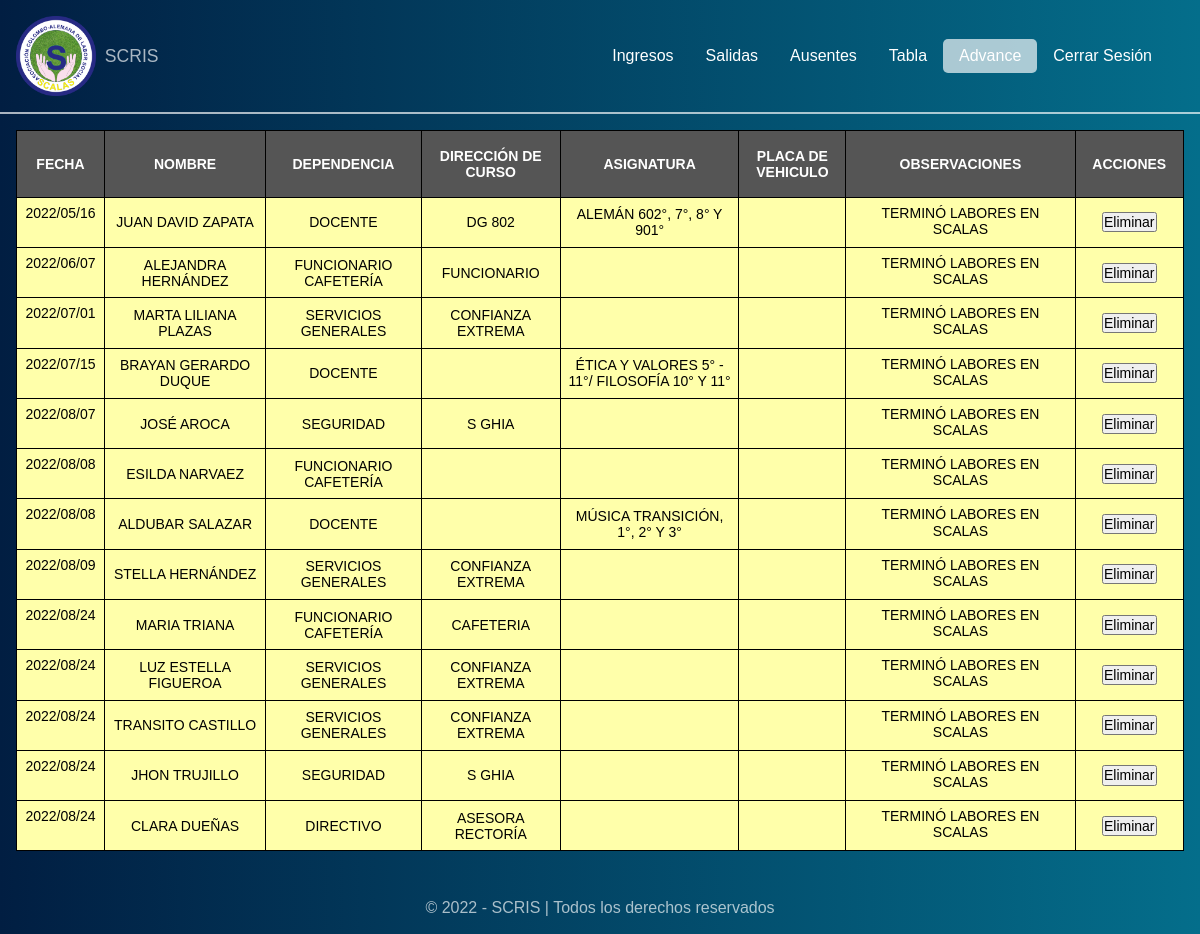
The page /termino_labores.php (signed in) on the database its author committed.
### tables this page shows
CREATE TABLE "funcionarios_eliminados" (
	"id"	integer NOT NULL,
	"fecha_eliminacion"	numeric NOT NULL,
	"nombre"	text NOT NULL,
	"dependencia"	text NOT NULL,
	"direccion"	text NOT NULL,
	"asignatura"	text NOT NULL,
	"placa"	text NOT NULL,
	"observaciones"	TEXT,
	PRIMARY KEY("id" AUTOINCREMENT)
);

### termino_labores.php (the view, shortened to what this page needs)
<!DOCTYPE html>
<html lang="es">
<head>
    <link rel="stylesheet" href="css/normalize.css">
    <link rel="stylesheet" href="css/inicio.css">
</head>
<body>
    <header class="header">
        <div class="logo">
            <img src="img/logo.png" alt="">
            <h1>
                SCRIS
            </h1>
        </div>
        <nav class="nav">
            <a href="inicio.php" class="link__nav">Ingresos</a>
            <a href="salidas.php" class="link__nav">Salidas</a>
            <a href="ausentes.php" class="link__nav">Ausentes</a>
            <a href="tabla.php" class="link__nav">Tabla</a>
            <a href="avanzado.php" class="link__nav link__nav--active">Advance</a>
            <a href="cerrar.php" class="link__nav">Cerrar Sesión</a>
        </nav>
    </header>
    <section class="section">
        <div class="flex">
            <table class="tabla">
                <thead>
                    <tr>
                        <th class="fec">fecha</th>
                        <th class="nom">nombre</th>
                        <th class="dep">dependencia</th>
                        <th class="dir">dirección de curso</th>
                        <th class="asig">asignatura</th>
                        <th class="pla">placa de vehiculo</th>
                        <th class="obs">observaciones</th>
                        <th class="act">acciones</th>
                    </tr>
                </thead>
                <tbody>
                    <?php
                    $ruta = 'db/scris.db';
                    $conexion = conectar($ruta);
                    $sql = "SELECT * FROM funcionarios_eliminados ORDER BY fecha_eliminacion ASC";
                    $resultado = $conexion->query($sql);
                    while ($fila = $resultado->fetch()) {
                        $id = $fila['id'];
                        $fecha = $fila['fecha_eliminacion'];
                        $nombre = $fila['nombre'];
                        $dependencia = $fila['dependencia'];
                        $direccion = $fila['direccion'];
                        $asignatura = $fila['asignatura'];
                        $placa = $fila['placa'];
                        $observaciones = $fila['observaciones'];
                        if ($observaciones == '' || $observaciones == null) {
                            $observaciones = "TERMINÓ LABORES EN SCALAS";
                        }
                        echo '
                     <tr>
                        <td><textarea class="fecha" data-class="' . $id . '">' . $fecha . '</textarea></td>
                        <td>' . $nombre . '</td>
                        <td>' . $dependencia . '</td>
                        <td>' . $direccion . '</td>
                        <td>' . $asignatura . '</td>
                        <td>' . $placa . '</td>
                        <td><textarea class="observaciones" data-class="' . $id . '">' . $observaciones . '</textarea></td>
                        <td><button class="btn-dlt" data-class="' . $id . '">Eliminar</button></td>
                     </tr>
                    ';
                    }
                    ?>
                </tbody>
            </table>
        </div>
    </section>
    <footer class="footer">
        <p>&copy; 2022 - SCRIS | Todos los derechos reservados</p>
    </footer>
</body>
</html>

### css/inicio.css (style rules this page uses)
body { background: linear-gradient(to right, #011e42, #046e8b); }
.header { display: flex; justify-content: space-between; align-items: center; padding: 1em; border-bottom: 2px solid rgba(255, 255, 255, 0.6666666667); }
.header .logo { display: flex; align-items: center; }
.header .logo img { width: 80%; max-width: 80px; }
.header .logo h1 { color: rgba(255, 255, 255, 0.6666666667); font-size: 1.1em; margin-left: 0.5em; font-weight: 300; }
.header .nav { display: flex; align-items: center; margin-right: 1em; }
.header .nav .link__nav { display: inline-block; padding: 0.5em 1em; text-decoration: none; color: #fff; border-radius: 5px; }
.header .nav .link__nav--active { background: rgba(255, 255, 255, 0.6666666667); }
.section { padding: 1em; margin-bottom: 1em; }

### rows shown on the page
funcionarios_eliminados: id+fecha_eliminacion "2022/05/16", nombre "JUAN DAVID ZAPATA", dependencia "DOCENTE", direccion "DG 802", asignatura "ALEMÁN 602°, 7°, 8° Y 901°", id+observaciones "TERMINÓ LABORES EN SCALAS"
funcionarios_eliminados: id+fecha_eliminacion "2022/06/07", nombre "ALEJANDRA HERNÁNDEZ", dependencia "FUNCIONARIO CAFETERÍA", direccion "FUNCIONARIO", id "TERMINÓ LABORES EN SCALAS"
funcionarios_eliminados: id+fecha_eliminacion "2022/07/01", nombre "MARTA LILIANA PLAZAS", dependencia "SERVICIOS GENERALES", direccion "CONFIANZA EXTREMA", id "TERMINÓ LABORES EN SCALAS"
funcionarios_eliminados: id+fecha_eliminacion "2022/07/15", nombre "BRAYAN GERARDO DUQUE", dependencia "DOCENTE", asignatura "ÉTICA Y VALORES 5° - 11°/ FILOSOFÍA 10° Y 11°", id "TERMINÓ LABORES EN SCALAS"
funcionarios_eliminados: id+fecha_eliminacion "2022/08/07", nombre "JOSÉ AROCA", dependencia "SEGURIDAD", direccion "S GHIA", id "TERMINÓ LABORES EN SCALAS"
funcionarios_eliminados: id+fecha_eliminacion "2022/08/08", nombre "ESILDA NARVAEZ", dependencia "FUNCIONARIO CAFETERÍA", id "TERMINÓ LABORES EN SCALAS"
funcionarios_eliminados: id+fecha_eliminacion "2022/08/08", nombre "ALDUBAR SALAZAR", dependencia "DOCENTE", asignatura "MÚSICA TRANSICIÓN, 1°, 2° Y 3°", id "TERMINÓ LABORES EN SCALAS"
funcionarios_eliminados: id+fecha_eliminacion "2022/08/09", nombre "STELLA HERNÁNDEZ", dependencia "SERVICIOS GENERALES", direccion "CONFIANZA EXTREMA", id "TERMINÓ LABORES EN SCALAS"
funcionarios_eliminados: id+fecha_eliminacion "2022/08/24", nombre "MARIA TRIANA", dependencia "FUNCIONARIO CAFETERÍA", direccion "CAFETERIA", id "TERMINÓ LABORES EN SCALAS"
funcionarios_eliminados: id+fecha_eliminacion "2022/08/24", nombre "LUZ ESTELLA FIGUEROA", dependencia "SERVICIOS GENERALES", direccion "CONFIANZA EXTREMA", id "TERMINÓ LABORES EN SCALAS"
funcionarios_eliminados: id+fecha_eliminacion "2022/08/24", nombre "TRANSITO CASTILLO", dependencia "SERVICIOS GENERALES", direccion "CONFIANZA EXTREMA", id "TERMINÓ LABORES EN SCALAS"
funcionarios_eliminados: id+fecha_eliminacion "2022/08/24", nombre "JHON TRUJILLO", dependencia "SEGURIDAD", direccion "S GHIA", id "TERMINÓ LABORES EN SCALAS"
funcionarios_eliminados: id+fecha_eliminacion "2022/08/24", nombre "CLARA DUEÑAS", dependencia "DIRECTIVO", direccion "ASESORA RECTORÍA", id "TERMINÓ LABORES EN SCALAS"
